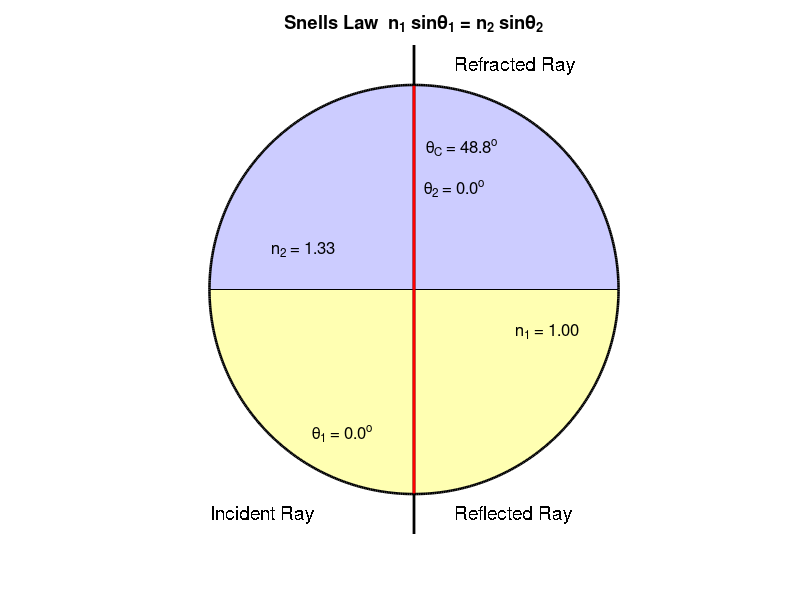

The MATLAB script that drew this image: (Note: this script raises an error after producing the figure.)
% p002.m    

% PHOTONICS and WAVES  Refraction at an interface
% Snell's Law
% Critical angle

% Ian Cooper
% email: matlabvisualphysics@gmail.com
% 200418 / Matlab version R2020a

% DOING PHYSICS WITH MATLAB 
%    https://d-arora.github.io/Doing-Physics-With-Matlab/
% Reference page for documentation and notes
%    http://www.physics.usyd.edu.au/teach_res/mp/doc/p002.htm
% Download Location
%    http://www.physics.usyd.edu.au/teach_res/mp/mscripts/
  

clear
close all
clc

% ANIMATION and GIF file ==============================================
% Show and Save animation as a gif file (0 no)  (1 yes) for flagAG
    flagAG = 1; 
% file name for animated gif   
   ag_name = 'ag_p002.gif'; 
% Delay in seconds before displaying the next image  
    delay = 0.20;
    frame1 = 0;

% Refractive indices    
n1 = 1; n2 = 1.33;
% Angle of incidence
A1 = 0:1:89;
N = length(A1);
x1 = -sind(A1);
y1 = -cosd(A1);

% Angle refraction
A2 = asind((n1/n2).*sind(A1));
x2 = sind(A2);
y2 = cosd(A2);

% Crtitical angle
  Acrit = asind(n1/n2);


% GRAPHICS  ===========================================================
figure(1)
  set(gcf,'units','normalized');
  set(gcf,'position',[0.02 0.05 0.25 0.40]);
 % set(gcf,'color','w');
  axis off
  clf
  
for c = 1:N
  AC = linspace(0,180,360);
  xC = cosd(AC);
  yC = sind(AC);
  xP = xC; yP = yC;
  plot(xP,yP,'k','linewidth',3)
  hold on
  fill(xP,yP,[0.8 0.8 1])

  AC = linspace(180,360,360);
  xC = cosd(AC);
  yC = sind(AC);
  xP = xC; yP = yC;
  plot(xP,yP,'k','linewidth',3)
  hold on
  fill(xP,yP,[1 1 0.7])
  
 % normal
    xP = [0 0]; yP = [-1.2 1.2];
    plot(xP,yP,'k','linewidth',2)
    
 % Incident ray 
   xP = [0 x1(c)]; yP = [0 y1(c)];
   plot(xP,yP,'r','linewidth',2)
 % Reflected ray 
   xP = [0 -x1(c)]; yP = [0 y1(c)];
   plot(xP,yP,'r','linewidth',1)
  
   xP = [0 x2(c)]; yP = [0 y2(c)];
   plot(xP,yP,'r','linewidth',2)
  
   txt = sprintf('n_1 = %2.2f',n1);
   text(0.5,-0.2,txt,'fontsize',12)
   
   txt = sprintf('n_2 = %2.2f',n2);
   text(-0.7,0.2,txt,'fontsize',12)
  
   text(0.2,1.1, 'Refracted Ray','fontsize',14,'FontSmoothing','off')
   text(-1,-1.1, 'Incident Ray','fontsize',14,'FontSmoothing','off')
   text(0.2,-1.1,'Reflected Ray','fontsize',14,'FontSmoothing','off')
   title('Snells Law  n_1 sin\theta_1 = n_2 sin\theta_2')
   
   txt = sprintf('\\theta_C = %2.1f^o',Acrit);
   text(0.06,0.7,txt,'fontsize',12)
   
   txt = sprintf('\\theta_1 = %2.1f^o',A1(c));
   text(-0.5,-0.7,txt,'fontsize',12)
   
   txt = sprintf('\\theta_2 = %2.1f^o',A2(c));
   text(0.05,0.5,txt,'fontsize',12)
   
   xlim([-1.2 1.2])
   ylim([-1.2 1.2])
   axis equal
   pause(0.1)
   set(gca,'fontsize',12)
   axis off
  
   % Save animation 
    if flagAG == 1
       frame1 = frame1 + 1;
         frame = getframe(1);
         im = frame2im(frame);
         [imind,cm] = rgb2ind(im,256);
         % On the first loop, create the file. In subsequent loops, append.
         if frame1 == 1
           imwrite(imind,cm,ag_name,'gif','DelayTime',delay,'loopcount',inf);
         else
          imwrite(imind,cm,ag_name,'gif','DelayTime',delay,'writemode','append');
         end
    end
end
  
figure(2)
  set(gcf,'units','normalized');
  set(gcf,'position',[0.3 0.05 0.30 0.35]);
  set(gcf,'color','w');
  
  plot([0 90],[0 90],'r')
  hold on
  plot([0 90],[Acrit Acrit],'-r')
  plot(A1,A2,'b','linewidth',2)
    
  xlabel('\theta_1 (incident angle)')
  ylabel('\theta_2 (refracted angle)')
  txt = sprintf('1 \\rightarrow 2: n_1 = %1.2f  <  n_2 = %1.2f',n1,n2);
  title(txt)
  text(90,-10,'p002.m','fontsize',8)
  txt = sprintf('\\theta_{critical} = %3.2f^o',Acrit);
  text(60,55,txt)
  
  xlim([0 90])
  ylim([0 90])
  grid on
  set(gca,'xtick',0:10:90)
  set(gca,'ytick',0:10:90)
  set(gca,'fontsize',12)
  axis square
  
  
  
